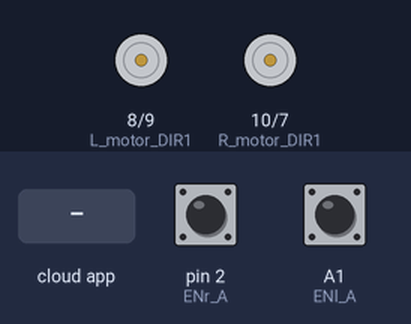
Simulated run of this program. Board: Arduino Nano, built with avr-gcc and run on an emulated ATmega328P. On the bench: motor-driver pin pairs drawn as motors (green arrow = first pin HIGH = forward, orange = second pin HIGH = backward, longer = more drive, scaled by the enable pin). The inputs (shaded band) are chosen by the test bench; at power-on: pin 2 (ENr_A) HIGH, A1 (ENl_A) HIGH. The ROS host is connected and sends only what is stated.

Above: at 1.2 s.
1.3 s: the phone or cloud app sets wheel_power_right to -100
4.3 s: the phone or cloud app sets wheel_power_left to -100
7.3 s: the phone or cloud app sets wheel_power_right to 0
Timing chart, 0 to 7.5 s (numbered marks = the images above; inputs shaded):
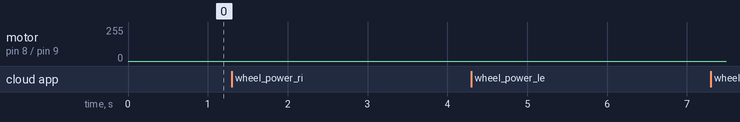

Measured:
- after the input at 4.3 s, motor on pin 10 (R_motor_DIR1) / pin 7 (R_motor_DIR2): stays stopped (without the input it goes to forward 205/255 after 1.4 s)

The program:

main.cpp
```cpp
#include <Arduino.h>
#include "PinChangeInterrupt.h"
#include "ros.h"
#include <std_msgs/Int16.h>
#include <std_msgs/Int32.h>
#include <std_msgs/Float32.h>

ros::NodeHandle nh;

/* Pin Motor  -> L298N  */
#define L_motor_PWM 6
#define R_motor_PWM 5
/* Motor left */
#define L_motor_DIR1 8
#define L_motor_DIR2 9
/* Motor right */
#define R_motor_DIR1 10
#define R_motor_DIR2 7

int ENr_A  = 2 ; // Interrupt 0
int ENr_B  = 3 ; // Interrupt 1
int ENl_A  = A1 ;
int ENl_B  = A0 ;

volatile long pulse_l = 0 ;
volatile long pulse_r = 0 ;
volatile long time_old = 0 ;

void Count_l (){
  if (digitalRead(ENl_B) == 0 ){  // In board phaseA : B2
    if (digitalRead(ENl_A) == 0){ // In board phaseA : A2
      pulse_l ++ ;
    }else{
      pulse_l -- ;
    }
  }
}

void Count_r (){
  if (digitalRead(ENr_B) == 0 ){  // In board phaseA : B1
    if (digitalRead(ENr_A) == 0){ // In board phaseA : A1
      pulse_r ++ ;
    }else{
      pulse_r -- ;
    }
  }
}

void Init_pin_var(){
  digitalWrite(L_motor_DIR1 , 0);digitalWrite(L_motor_DIR2 , 0) ;
  digitalWrite(R_motor_DIR1 , 0);digitalWrite(R_motor_DIR2 , 0) ;
  analogWrite(L_motor_PWM , 0 ) ; analogWrite(R_motor_PWM , 0 ) ;
  pulse_r = 0 ;
  pulse_l = 0 ;
  time_old = 0 ;
}


float PPR = 210 ; // 210 counts per main shaft revolution

/* Set P , I  */
float kp  = 0.5  ;
float ki  = 0.05 ;

/*  Left Wheel Control */
unsigned long curTimeL , prevTimeL , diffTimeL ;
long curTickL , prevTickL , diffTickL ;
double errorL , setRPML , lastErrorL , sumErrorL ;
double controlL_outL ;
double measuredRPML ;

/* Right Wheel Control */
unsigned long curTimeR , prevTimeR , diffTimeR ;
long curTickR , prevTickR , diffTickR ;
double errorR , setRPMR , lastErrorR , sumErrorR ;
double controlR_outR ;
double measuredRPMR ;

/* OUTPUT PI Control */
double desiredRPMR , desiredRPML ;

/* Message ros setup */
std_msgs::Int32 rticks_msg ;      // Publish Right ticks
std_msgs::Int32 lticks_msg ;      // Publish left ticks
std_msgs::Float32 rpm_right_msg ; // Publish rpm motor right
std_msgs::Float32 rpm_left_msg ;  // Publish rpm motor left

ros::Publisher rticks_pub("/tick_wheel_right" , &rticks_msg);
ros::Publisher lticks_pub("/tick_wheel_left" , &lticks_msg);
ros::Publisher rpm_right_pub("/rpm_right" , &rpm_right_msg);
ros::Publisher rpm_left_pub("/rpm_left" , &rpm_left_msg);


void turnWheelL (float setpoint , long inTick){
  unsigned int l_pwm ;
  curTickL = inTick ; // current encoder l
  curTimeL = millis();
  setRPML = setpoint ;

  diffTickL = curTickL - prevTickL ;
  diffTimeL = curTimeL - prevTimeL ;

  measuredRPML = ( ( diffTickL / PPR ) / ( diffTimeL * 0.001 ) ) * 60 ;
  // Serial.print("measuredRPM L : ");
  // Serial.println(measuredRPML) ;

  rpm_left_msg.data = measuredRPML ;

  /* Check setpoint find error */
  if (setRPML >= 0){
    errorL = setRPML -  measuredRPML ;
  }else if (setRPML < 0 ){
    errorL = measuredRPML - setRPML ;
  }
  sumErrorL += errorL * diffTimeL ;
  controlL_outL = (kp * errorL) + (ki * sumErrorL) ;

  /* Update value */
  lastErrorL = errorL ;
  prevTickL = curTickL ;
  prevTimeL = curTimeL ;

  if ( setRPML > 0  ){
    digitalWrite(L_motor_DIR1 , 0) ;
    digitalWrite(L_motor_DIR2 , 1) ;
    l_pwm = controlL_outL ;
  }else if (setRPML < 0 ){
    digitalWrite(L_motor_DIR1 , 1) ;
    digitalWrite(L_motor_DIR2 , 0) ;
    l_pwm = controlL_outL ;
  }else{
    digitalWrite(L_motor_DIR1 , 0) ;
    digitalWrite(L_motor_DIR2 , 0) ;
    l_pwm = 0 ;
  }
  if (l_pwm < 0 ){
    l_pwm = 0 ;
  }
  analogWrite(L_motor_PWM , l_pwm);
}

void turnWheelR (float setpoint , long inTick){
  unsigned int r_pwm ;
  curTickR = inTick ;
  curTimeR = millis() ;
  setRPMR = setpoint ;

  diffTickR = curTickR - prevTickR ;
  diffTimeR = curTimeR - prevTimeR ;

  measuredRPMR = ( (diffTickR / PPR) / (diffTimeR * 0.001) ) * 60 ;

  rpm_right_msg.data = measuredRPMR ;

  /* Check setpoint find error */
  if ( setpoint > 0  ){
    errorR = setRPMR - measuredRPMR ;
  }else if ( setpoint < 0  ){
    errorR = measuredRPMR - setRPMR ;
  }

  sumErrorR += errorR  * diffTimeR ;
  controlR_outR = (kp*errorR) + (ki*sumErrorR) ;

  /* Update value */
  lastErrorR = errorR ;
  prevTickR = curTickR ;
  prevTimeR = curTimeR ;

  if ( setRPMR > 0  ){ // forward
    digitalWrite(R_motor_DIR1 , 0) ;
    digitalWrite(R_motor_DIR2 , 1) ;
    r_pwm = controlR_outR ;
  }else if (setRPMR < 0 ){ // backward
    digitalWrite(R_motor_DIR1 , 1) ;
    digitalWrite(R_motor_DIR2 , 0) ;
    r_pwm = controlR_outR ;
  }else{
    digitalWrite(R_motor_DIR1 , 0) ;
    digitalWrite(R_motor_DIR2 , 0) ;
    r_pwm = 0 ;
  }
  if (r_pwm < 0 ){
    r_pwm = 0 ;
  }
  analogWrite(R_motor_PWM , r_pwm) ;
}

void leftwheelcb (const std_msgs::Float32 &wheel_power){
  desiredRPML = wheel_power.data ;
}

void rightwheelcb (const std_msgs::Float32 &wheel_power){
  desiredRPMR = wheel_power.data ;
}


ros::Subscriber<std_msgs::Float32> sub_right("/wheel_power_right" , &rightwheelcb);
ros::Subscriber<std_msgs::Float32> sub_left("/wheel_power_left" , &leftwheelcb);

void debug_encoder () {
  Serial.print("Pluse_L , Pulse_R : ") ;
  Serial.print(pulse_l) ;Serial.print(" ") ;Serial.println(pulse_r) ;
  delay(100) ;
}

void setup() {
  /* Set pin Motor  */
  pinMode(L_motor_PWM  , OUTPUT) ;
  pinMode(R_motor_PWM  , OUTPUT) ;
  pinMode(L_motor_DIR1 , OUTPUT) ;
  pinMode(L_motor_DIR2 , OUTPUT) ;
  pinMode(R_motor_DIR1 , OUTPUT) ;
  pinMode(R_motor_DIR2 , OUTPUT) ;

  /* Init Pin & Var */
  Init_pin_var() ;

  /* Set pin Encoder */
  pinMode(ENr_A , INPUT); pinMode(ENr_B , INPUT) ;
  pinMode(ENl_A , INPUT); pinMode(ENl_B , INPUT) ;

  attachInterrupt(digitalPinToInterrupt(ENr_A) , Count_r , CHANGE) ;
  attachPCINT(digitalPinToPCINT(ENl_A) , Count_l , CHANGE) ;

  /* ROS setup */
  nh.initNode();
  Serial.begin(57600);
  nh.subscribe(sub_right) ;
  nh.subscribe(sub_left) ;
  nh.advertise(rpm_left_pub) ;
  nh.advertise(rpm_right_pub) ;
  nh.advertise(rticks_pub) ;
  nh.advertise(lticks_pub) ;
  delay(20) ;

}

void loop() {
  turnWheelR(desiredRPMR , pulse_r) ;
  turnWheelL(desiredRPML , pulse_l) ;

  if ( millis() - time_old >= 100 ){ // update every 1 sec
    rticks_msg.data = pulse_r ;
    lticks_msg.data = pulse_l ;

    /* Publisher value of encoder */
    rticks_pub.publish(&rticks_msg) ;
    lticks_pub.publish(&lticks_msg);
    /* Publisher value RPM of control */
    rpm_left_pub.publish(&rpm_left_msg) ;
    rpm_right_pub.publish(&rpm_left_msg) ;

    time_old = millis() ;
  }

  nh.spinOnce() ;


}
```
